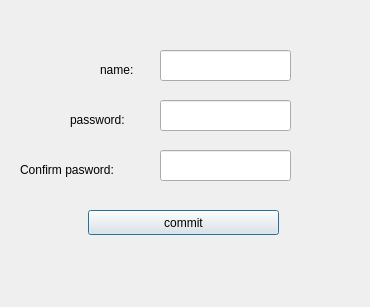
<?xml version="1.0" encoding="UTF-8"?>
<ui version="4.0">
 <class>Register</class>
 <widget class="QDialog" name="Register">
  <property name="geometry">
   <rect>
    <x>0</x>
    <y>0</y>
    <width>370</width>
    <height>307</height>
   </rect>
  </property>
  <property name="windowTitle">
   <string>Dialog</string>
  </property>
  <widget class="QPushButton" name="btn_commit">
   <property name="geometry">
    <rect>
     <x>88</x>
     <y>210</y>
     <width>191</width>
     <height>25</height>
    </rect>
   </property>
   <property name="text">
    <string>commit</string>
   </property>
  </widget>
  <widget class="QLineEdit" name="lineEdit_name">
   <property name="geometry">
    <rect>
     <x>160</x>
     <y>50</y>
     <width>131</width>
     <height>31</height>
    </rect>
   </property>
  </widget>
  <widget class="QLineEdit" name="lineEdit_pwd">
   <property name="geometry">
    <rect>
     <x>160</x>
     <y>100</y>
     <width>131</width>
     <height>31</height>
    </rect>
   </property>
   <property name="echoMode">
    <enum>QLineEdit::Password</enum>
   </property>
  </widget>
  <widget class="QLabel" name="label">
   <property name="geometry">
    <rect>
     <x>100</x>
     <y>60</y>
     <width>51</width>
     <height>20</height>
    </rect>
   </property>
   <property name="text">
    <string>name:</string>
   </property>
  </widget>
  <widget class="QLabel" name="label_2">
   <property name="geometry">
    <rect>
     <x>70</x>
     <y>110</y>
     <width>91</width>
     <height>20</height>
    </rect>
   </property>
   <property name="text">
    <string>password:</string>
   </property>
  </widget>
  <widget class="QLabel" name="label_new_account">
   <property name="geometry">
    <rect>
     <x>30</x>
     <y>250</y>
     <width>311</width>
     <height>51</height>
    </rect>
   </property>
   <property name="text">
    <string/>
   </property>
   <property name="alignment">
    <set>Qt::AlignCenter</set>
   </property>
  </widget>
  <widget class="QLabel" name="label_3">
   <property name="geometry">
    <rect>
     <x>20</x>
     <y>160</y>
     <width>121</width>
     <height>20</height>
    </rect>
   </property>
   <property name="text">
    <string>Confirm pasword:</string>
   </property>
  </widget>
  <widget class="QLineEdit" name="lineEdit_cfmpwd">
   <property name="geometry">
    <rect>
     <x>160</x>
     <y>150</y>
     <width>131</width>
     <height>31</height>
    </rect>
   </property>
   <property name="echoMode">
    <enum>QLineEdit::Password</enum>
   </property>
  </widget>
 </widget>
 <resources/>
 <connections/>
</ui>
